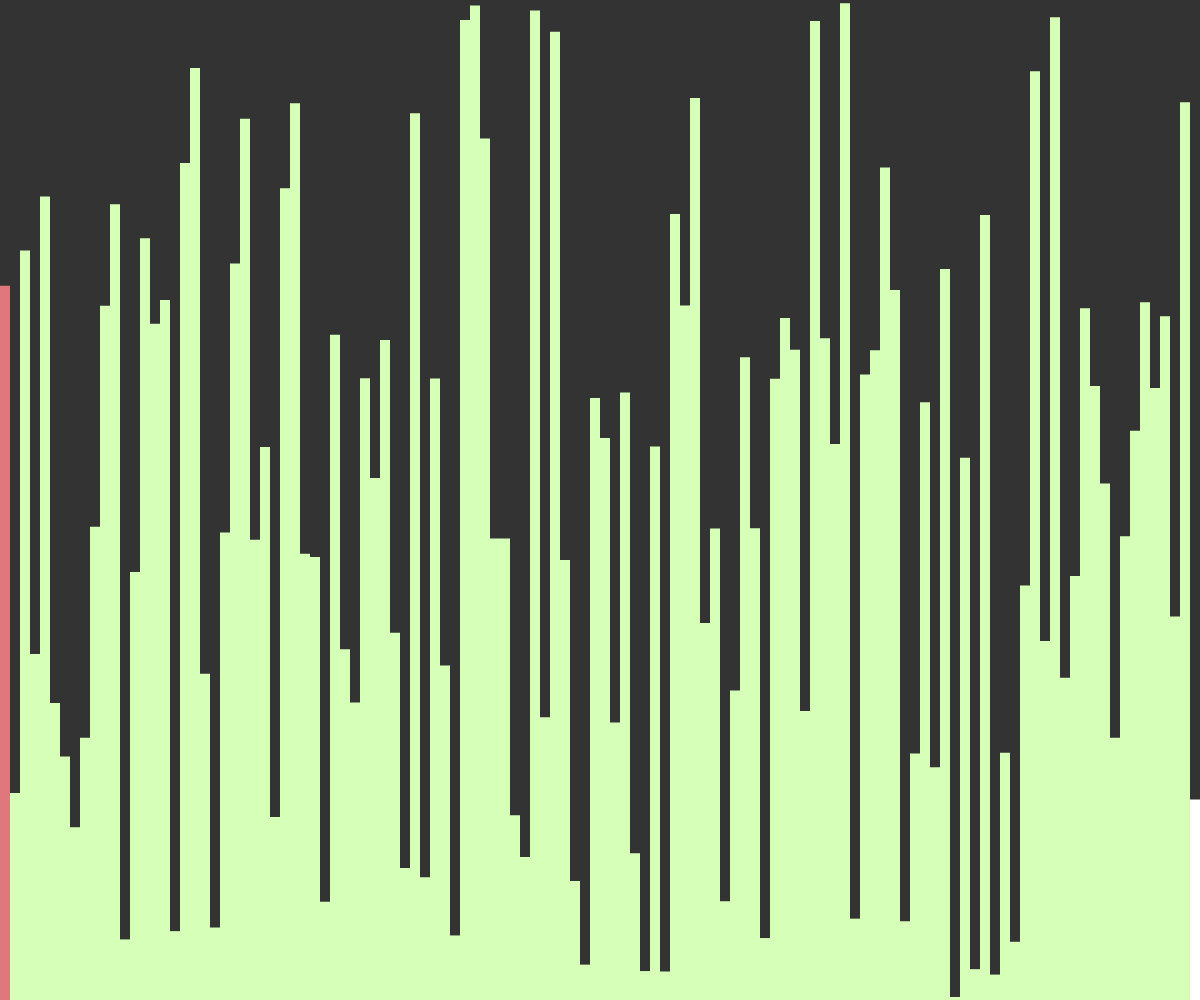
Frame 1 (no input)
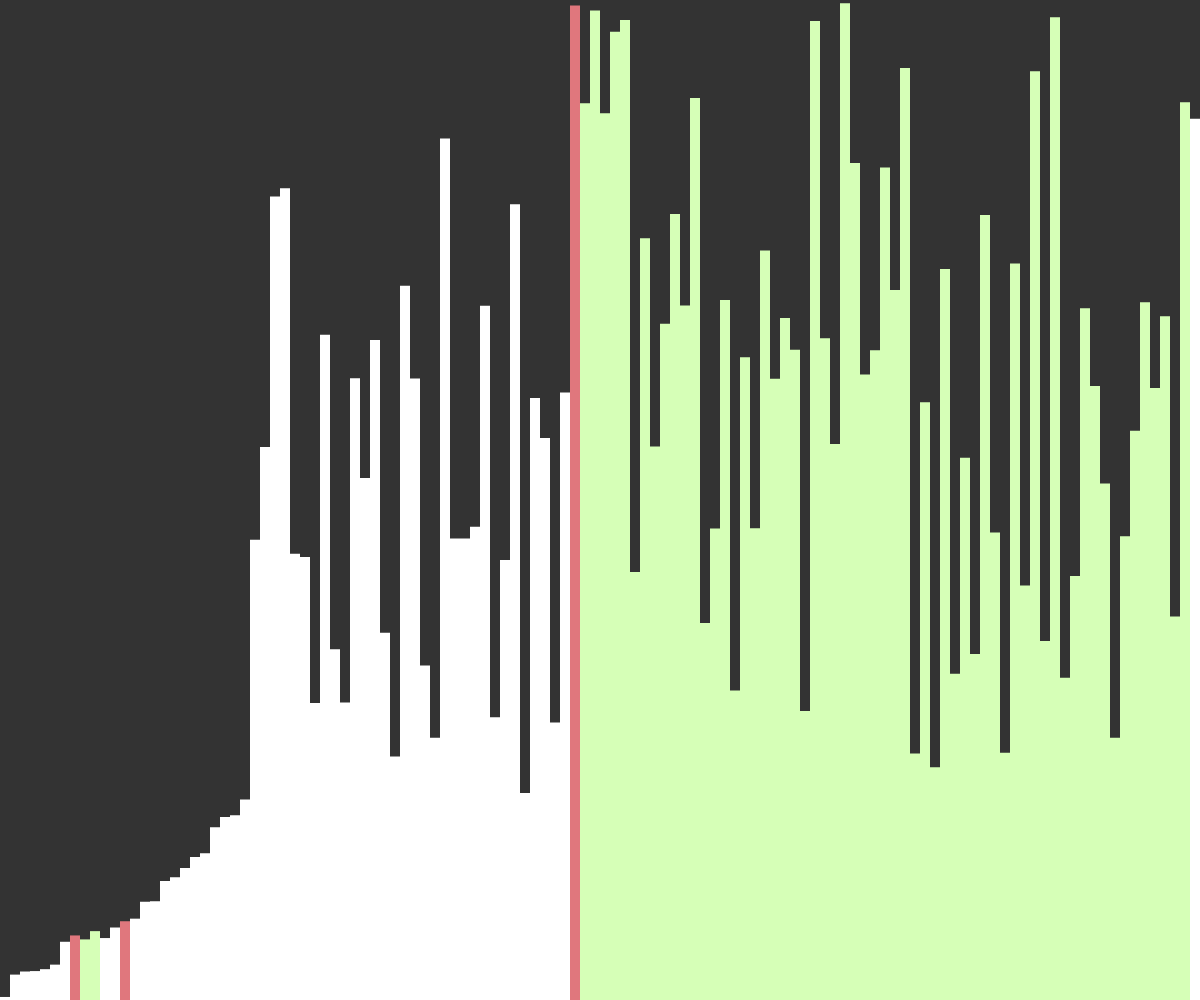
Frame 60 (no input)
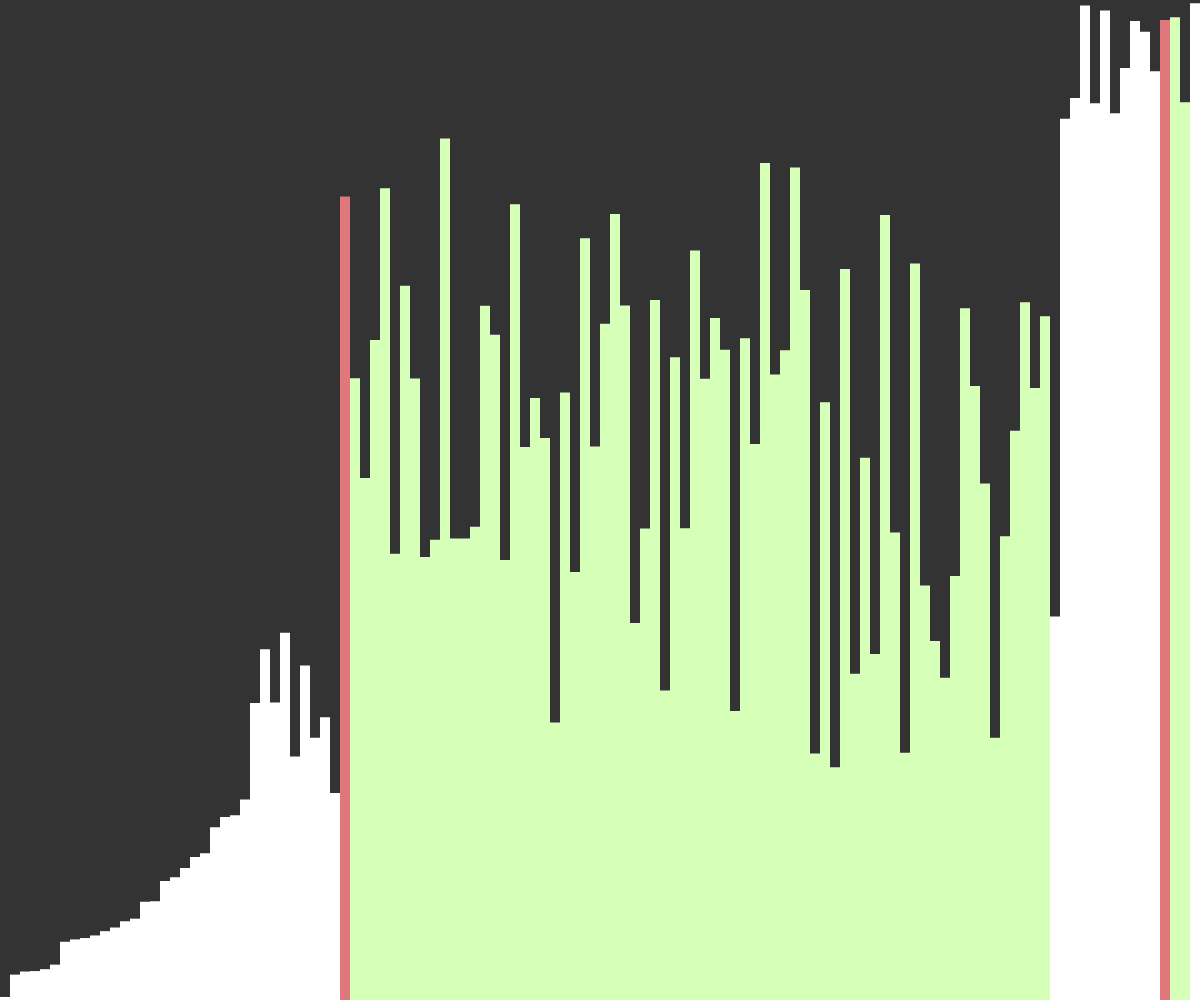
Frame 120 (the mouse pressed at the canvas centre since frame 60)

The p5.js sketch that drew these frames (run headless with seeded random() and noise() and a simulated clock; from frame 60 on, the mouse is pressed at the canvas centre):

// p5.js sketch
// ── sketch.js
let values = [];
let w = 10;
let states = [];

function setup() {
  createCanvas(windowWidth, windowHeight);
  values = new Array(floor(width / w));
  for (let i = 0; i < values.length; i++) {
    values[i] = random(height);
    states[i] = -1;
  }
  quickSort(values, 0, values.length - 1);
}

async function quickSort(arr, start, end) {
  if (start >= end) {
    return;
  }

  let index = await partition(arr, start, end);

  states[index] = -1;

  await Promise.all([
    quickSort(arr, start, index - 1),
    quickSort(arr, index + 1, end),
  ]);
}

async function partition(arr, start, end) {
  for (let i = start; i < end; i++) {
    states[i] = 1;
  }

  let pivotValue = arr[end];
  let pivotIndex = start;
  states[pivotIndex] = 0;
  for (let i = start; i < end; i++) {
    if (arr[i] < pivotValue) {
      await swap(arr, i, pivotIndex);
      states[pivotIndex] = -1;
      pivotIndex++;
      states[pivotIndex] = 0;
    }
  }

  await swap(arr, pivotIndex, end);
  for (let i = start; i < end; i++) {
    if(i!=pivotIndex){
      states[i] = -1;
    }
  }

  return pivotIndex;
}

function draw() {
  background(51);

  for (let i = 0; i < values.length; i++) {
    noStroke();
    fill(255);
    if (states[i] == 0) {
      fill('#E0777D');
    } else if (states[i] == 1) {
      fill('#D6FFB7');
    } else {
      fill(255);
    }
    rect(i * w, height - values[i], w, values[i]);
  }
}

async function swap(arr, a, b) {
  await sleep(25);
  let temp = arr[a];
  arr[a] = arr[b];
  arr[b] = temp;
}

function sleep(ms) {
  return new Promise((resolve) => setTimeout(resolve, ms));
}
